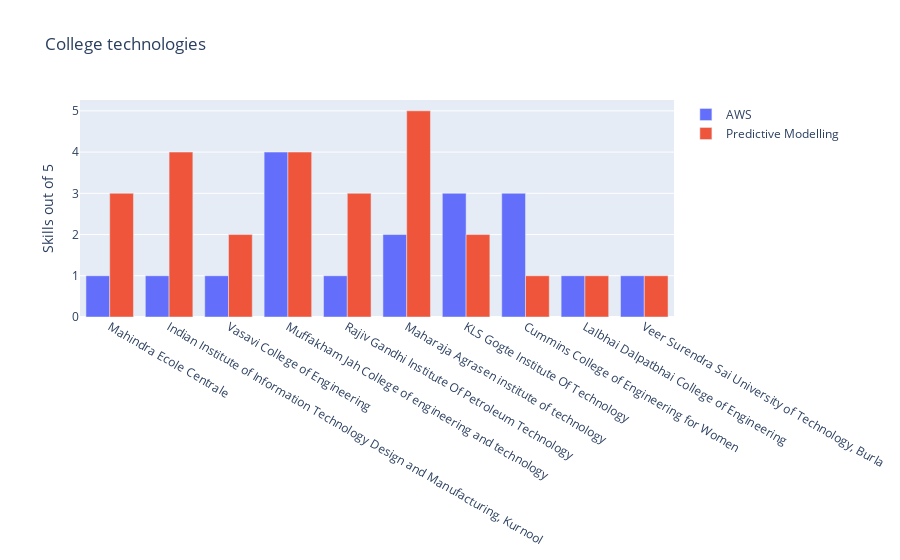

Source (notebook cell):
### Code cell
trace5 = go.Bar(x= New_Data['College'],y=New_Data['AWS'],name='AWS')
trace6 = go.Bar(x=New_Data['College'],y=New_Data['Predictive Modelling'],name='Predictive Modelling')
Data6 = [trace5,trace6]
layout = go.Layout(title='College technologies',yaxis={'title':'Skills out of 5'} ,barmode = 'group')
fig = go.Figure(layout=layout,data=Data6)
iplot(fig)

### Figure 1 — Plotly figure (JSON) as saved in the notebook; plotly's stock layout.template omitted (floating-point values rounded to 4 significant figures)
{"data": [{"name": "AWS", "type": "bar", "x": ["Mahindra Ecole Centrale", "Indian Institute of Information Technology Design and Manufacturing, Kurnool", "Vasavi College of Engineering", "Muffakham Jah College of engineering and technology", "Rajiv Gandhi Institute Of Petroleum Technology", "Maharaja Agrasen institute of technology", "KLS Gogte Institute Of Technology", "Cummins College of Engineering for Women ", "Lalbhai Dalpatbhai College of Engineering", "Veer Surendra Sai University of Technology, Burla"], "y": [1, 1, 1, 4, 1, 2, 3, 3, 1, 1]}, {"name": "Predictive Modelling", "type": "bar", "x": ["Mahindra Ecole Centrale", "Indian Institute of Information Technology Design and Manufacturing, Kurnool", "Vasavi College of Engineering", "Muffakham Jah College of engineering and technology", "Rajiv Gandhi Institute Of Petroleum Technology", "Maharaja Agrasen institute of technology", "KLS Gogte Institute Of Technology", "Cummins College of Engineering for Women ", "Lalbhai Dalpatbhai College of Engineering", "Veer Surendra Sai University of Technology, Burla"], "y": [3, 4, 2, 4, 3, 5, 2, 1, 1, 1]}], "layout": {"barmode": "group", "title": {"text": "College technologies"}, "yaxis": {"title": {"text": "Skills out of 5"}}}}
